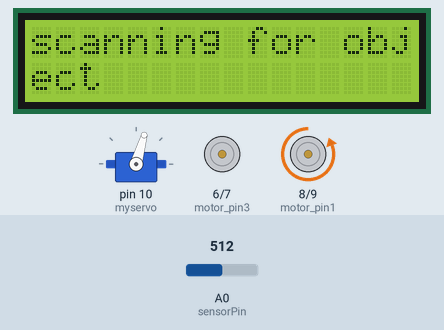
A sketch run on a simulated Arduino Uno, built with avr-gcc and run on an emulated ATmega328P. Shown: 16×2 character LCD, servo, motor-driver pin pairs drawn as motors (green arrow = first pin HIGH = forward, orange = second pin HIGH = backward, longer = more drive). Inputs (shaded band) come from the test bench; at power-on: A0 (sensorPin) = 512. What the sketch prints to the serial monitor is not drawn.

Above: at 10.1 s.
At 13.7 s:
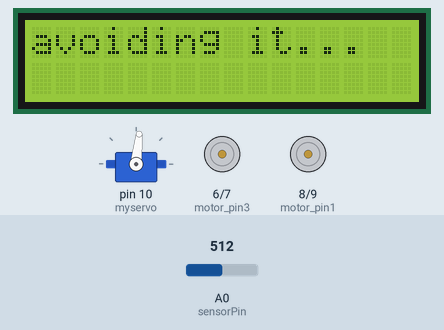
13.8 s: A0 (sensorPin) set to 482
At 15.6 s:
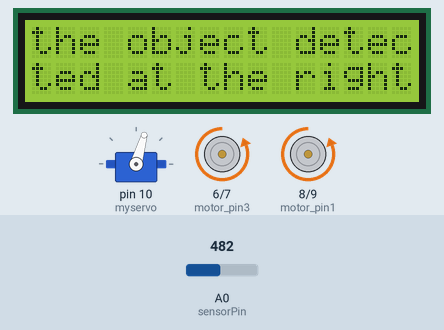
15.8 s: A0 (sensorPin) set to 409
18.8 s: A0 (sensorPin) set to 386
20.3 s: A0 (sensorPin) set to 306
21.8 s: A0 (sensorPin) set to 511
At 22.8 s:
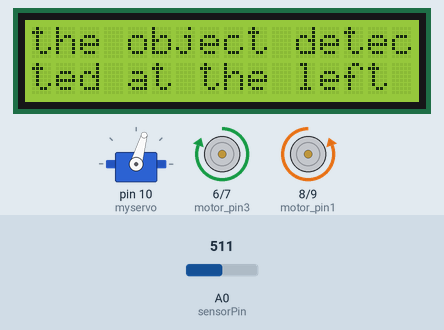
24.8 s: A0 (sensorPin) set to 122
At 26.3 s:
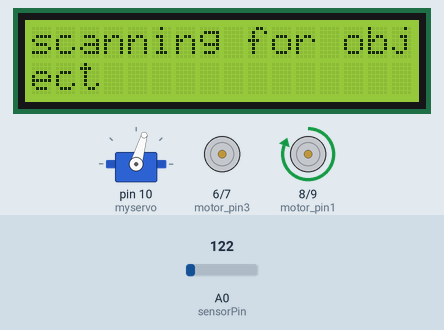
Timing chart, 0 to 27.8 s (numbered marks = the images above; inputs shaded):
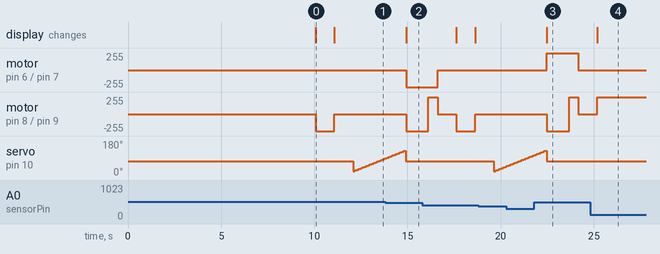

Measured:
- the behaviour switches between 491 and 490 on A0 (sensorPin) (found by bisection; images 1 and 2)
- after the input at 13.8 s, motor on pin 6 (motor_pin3) / pin 7 (motor_pin4): stopped → backward 255/255 after 1.1 s; the display: changes after 1.1 s (image 2)
- after the input at 21.8 s, the display: changes after 0.68 s (image 3)
- after the input at 24.8 s, motor on pin 6 (motor_pin3) / pin 7 (motor_pin4): stops changing and stays stopped; servo on pin 10 (myservo): stops changing and stays 74°
- what the display in image 0 shows lasts 1.0 s, from 10.1 s to 11.1 s

The sketch:

Monakons-UGV-radar-robot.ino
```cpp
/*
-------------------------------------------------------------------------------------------------------------------------------
Technological Educational Institute of Athens - Xbee mini-project
-------------------------------------------------------------------------------------------------------------------------------
*/
/*
-------------------------------------------------------------------------------------------------------------------------------
Project       : Monakons UGV_Autonomus_Robot
File          : Monakons-UGV-radar-robot.ino
Description   : This code implements UGV basic Code
Author        : Monachopoulos Konstantinos
-------------------------------------------------------------------------------------------------------------------------------
*/

#define sensorPin 0
#include <Servo.h>
#include <LiquidCrystal.h>

// Initialize LCD Pins
LiquidCrystal lcd(12, 11, 5, 4, 3, 2);

Servo myservo;  // Create an instance of Class Servo

// Initialize motor pins to Arduino
int motor_pin1 = 8;
int motor_pin2 = 9;
int motor_pin3 = 6;
int motor_pin4 = 7;
int SensorValue;
int distanceleft;
int distance;
int distanceright;
String DataACquisition;
String SpaceIt=" ";
int i;

void setup()
{
//  Initialize lcd screen
lcd.begin(16, 2);
Serial.begin (9600);
pinMode(sensorPin, INPUT);

// Initialize Servo Pin and Position
myservo.attach(10);
myservo.write(74);

// Initialize motor Pins
pinMode(motor_pin1,OUTPUT);
pinMode(motor_pin2,OUTPUT);
pinMode(motor_pin3,OUTPUT);
pinMode(motor_pin4,OUTPUT);
lcd.setCursor(0, 0);
lcd.clear();
lcd.print("arduino ZIGBEE");
lcd.setCursor(0, 1);
lcd.print("wireless robot");
delay(10000);
}

void loop()
{
DataACquisition="";
lcd.clear();
lcd.setCursor(0, 0);
lcd.print("scanning for obj");
lcd.setCursor(0, 1);
lcd.print("ect ");
digitalWrite(motor_pin1,HIGH);
digitalWrite(motor_pin2,LOW);
SensorValue = analogRead(sensorPin);
distance= 9462/(SensorValue - 16.92);

// Move straight until you find an object
if(distance<25 && distance>0)
{
    digitalWrite(motor_pin1,LOW);
    digitalWrite(motor_pin2,HIGH);
    delay(1000); // Breaks, this depends on the space that the robot moves.
    digitalWrite(motor_pin1,LOW);
    digitalWrite(motor_pin2,LOW);
    lcd.clear();
    lcd.setCursor(0, 0);
    lcd.print("avoiding it...");
    lcd.setCursor(0, 1);
lcd.print("");
delay(1000);

// Scan from -90 to 90 degrees and detect the distances
for (i=20;i<=130;i=i+4)
    {

    myservo.write(i);
    delay(100);
    SensorValue = analogRead(sensorPin);
    if (i == 20)
    {
        distanceright= 9462/(SensorValue - 16.92);
        }
    if  (i == 128)
        {
            distanceleft= 9462/(SensorValue - 16.92);
            }
        distance= 9462/(SensorValue - 16.92);
        DataACquisition = DataACquisition+SpaceIt;
        DataACquisition=DataACquisition+distance;
        }
        // Send the data to Serial port while MatlabRobotCommunication.m is Running
        Serial.println(DataACquisition);
        myservo.write(74);

        // Make a decision of the new path that the robot will move
        if (distanceright<distanceleft)
            {
                lcd.clear();
                lcd.setCursor(0, 0);
                lcd.print("the object detec");
                lcd.setCursor(0, 1);
                lcd.print("ted at the right");
                // Reverse
                digitalWrite(motor_pin3,LOW);
                digitalWrite(motor_pin4,HIGH);
                digitalWrite(motor_pin1,LOW);
                digitalWrite(motor_pin2,HIGH);
                delay(1200);
                // Stop reverse
                digitalWrite(motor_pin1,HIGH);
                digitalWrite(motor_pin2,LOW);
                delay(500);
                digitalWrite(motor_pin1,LOW);
                digitalWrite(motor_pin2,LOW);
                digitalWrite(motor_pin3,LOW);
                digitalWrite(motor_pin4,LOW);
                delay(1000);
                }
        else
            {
                lcd.clear();
                lcd.setCursor(0, 0);
                lcd.print("the object detec");
                lcd.setCursor(0, 1);
                lcd.print("ted at the left");
                // Reverse
                digitalWrite(motor_pin3,HIGH);
                digitalWrite(motor_pin4,LOW);
                digitalWrite(motor_pin1,LOW);
                digitalWrite(motor_pin2,HIGH);
                delay(1200);
                // Stop reverse
                digitalWrite(motor_pin1,HIGH);
                digitalWrite(motor_pin2,LOW);
                delay(500);
                digitalWrite(motor_pin1,LOW);
                digitalWrite(motor_pin2,LOW);
                digitalWrite(motor_pin3,LOW);
                digitalWrite(motor_pin4,LOW);
                delay(1000);
                }
}
}
```
